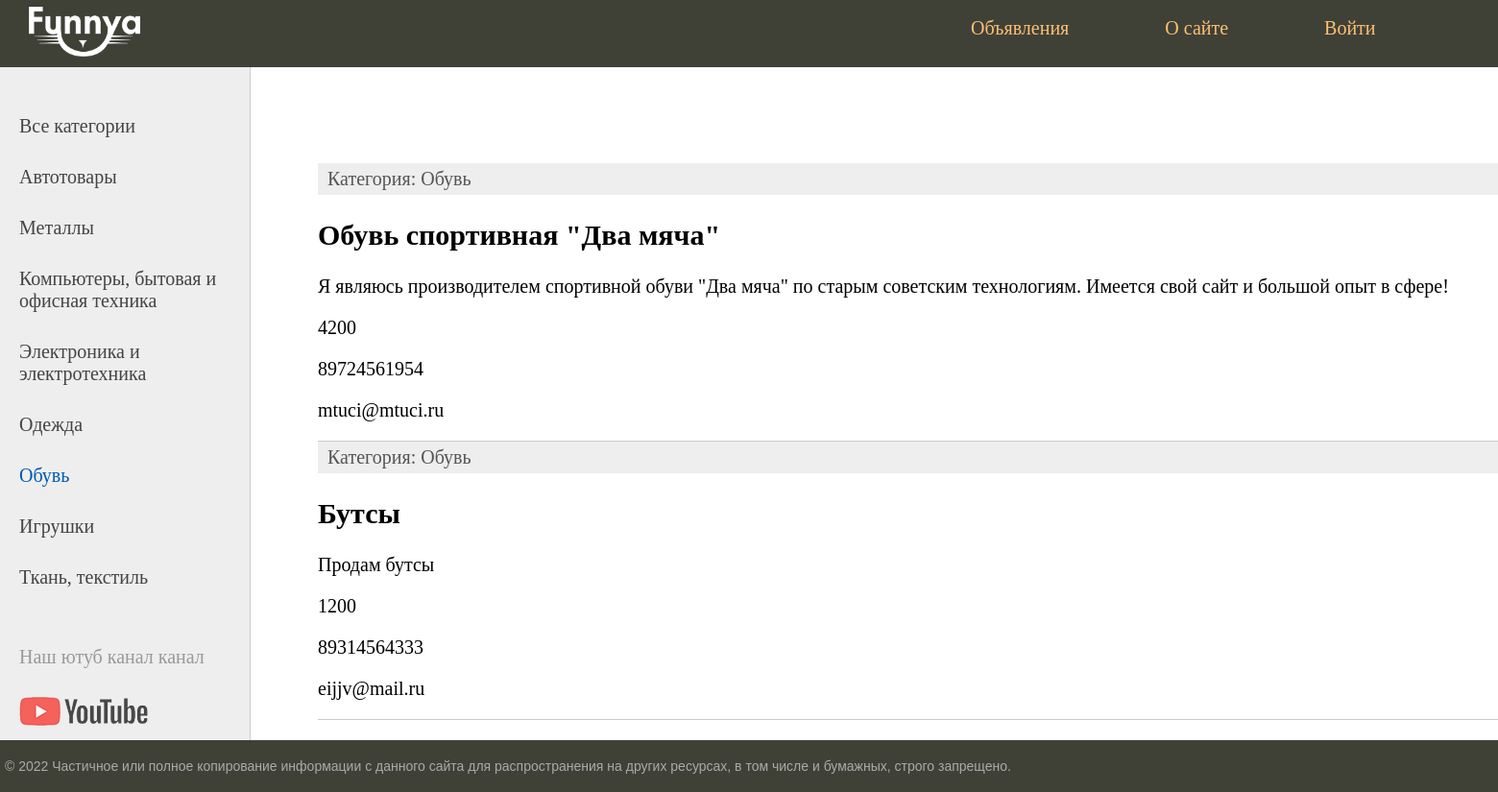
/category/6/, run on the app's committed database.
### ad/models.py (models this page shows, shortened)
class Category(models.Model):
    name = models.CharField(max_length=100, db_index=True)
    def __str__(self):
        return self.name
    def get_absolute_url(self):
        return reverse('category', kwargs={'cat_id': self.pk})

class Announcement(models.Model):
    title = models.CharField(max_length=255)
    category = models.CharField(max_length=255)
    photo = models.ImageField(upload_to='photos/%Y/%m/%d/')
    description = models.TextField(max_length=255)
    cost = models.IntegerField(max_length=255)
    phone = models.IntegerField(max_length=11)
    mail = models.CharField(max_length=255)
    time_create = models.DateField(auto_now_add=True)
    time_update = models.DateField(auto_now=True)
    is_published = models.BooleanField(default=True)
    cat = models.ForeignKey('Category', on_delete=models.PROTECT,
                            null=True)

### ad/views.py (the view)
# urls.py: path('category/<int:cat_id>/', show_category, name='category')
def show_category(request, cat_id):
    posts = Announcement.objects.filter(cat_id=cat_id)
    cats = Category.objects.all()
    context = {
        'posts': posts,
        'menu': menu,
        'cats': cats,
        'title': f'Активные объявления {cats[cat_id-1]}',
        'cat_selected': cat_id,
    }
    return render(request, 'ad/index.html', context=context)

### ad/templates/ad/index.html (shortened to what this page needs)
{% extends 'ad/base.html'%}
{% block content %}
<ul class="list-articles">
	{% for p in posts %}
			<li><div class="article-panel">
	<p class="first">Категория: {{p.cat}}</p>
</div>
				<h2>{{p.title}}</h2>
		        <p>{{ p.description }}</p>
		        <p>{{ p.cost }}</p>
		        <p>{{ p.phone }}</p>
		        <p>{{ p.mail }}</p>
	{% endfor %}
</ul>
{% endblock %}

### ad/templates/ad/base.html (shortened to what this page needs)
{% load static %}
<!DOCTYPE html>
<html>
<head>
	<link type="text/css" href="{% static 'ad/css/styles.css' %}" rel="stylesheet" />
</head>
<body>
<table class="table-page" border=0 cellpadding="0" cellspacing="0">
<tr><td valign=top>
{% block mainmenu %}
		<div class="header">
			<a href="{% url 'home' %}"><img class="logo" src="{% static 'ad/images/logo.png' %}"></img></a>
			<ul id="mainmenu" class="mainmenu">
{% for m in menu %}
	{% if not forloop.last %}
			<li><a href="{% url m.url_name %}">{{m.title}}</a></li>
	{% else %}
			<li class="last"><a href="{% url m.url_name %}">{{m.title}}</a></li>
	{% endif %}
{% endfor %}
			</ul>
			<div class="clear"></div>
		</div>
{% endblock mainmenu %}
<table class="table-content" border=0 cellpadding="0" cellspacing="0">
<tr>
	<td valign="top" class="left-chapters">
	<ul id="leftchapters">
{% if cat_selected == 0 %}
		<li class="selected">Все категории</li>
{% else %}
		<li><a href="{% url 'announcement' %}">Все категории</a></li>
{% endif %}
{% for c in cats%}
	{% if c.pk == cat_selected %}
		<li class="selected">{{c.name}}</li>
	{% else %}
		<li><a href="{{ c.get_absolute_url }}">{{c.name}}</a></li>
	{% endif %}
{% endfor %}
		<li class="share">
		<p>Наш ютуб канал канал</p>
		<a class="share-yt" href="https://www.youtube.com/watch?v=dQw4w9WgXcQ" target="_blank" rel="nofollow"></a>
		</li>
	</ul>
</td>
<td valign="top" class="content">
	<div class="content-text">
{% block content %}
{% endblock %}
	</div>
</td></tr></table>
</td></tr>
<tr><td valign=top>
	<div id="footer">
		<p>&copy; 2022 Частичное или полное копирование информации с данного сайта для распространения на других ресурсах, в том числе и бумажных, строго запрещено.</p>
	</div>
</td></tr></table>
</body>
</html>

### ad/static/ad/css/styles.css (style rules this page uses)
html, body { font-family: 'Monserat'; margin: 0; padding: 0; height: 100%; width: 100%; color: #444; }
a { color: #0059b2; text-decoration: none; }
img { max-width: 600px; height: auto; }
div.article-panel { background: #eee; padding: 5px 10px 5px 10px; box-sizing: border-box; overflow: hidden; color: #555; }
div.article-panel p.first { margin: 0; float: left; }
ul.list-articles { list-style: none; margin: 0; padding: 0; }
ul.list-articles li { border-bottom: 1px solid #ccc; }
.table-page { width: 100%; height: 100%; vertical-align: top; }
.table-page tr { height: 100%; }
.clear { clear: both; }
.header { background: #3F4137; height: 70px; display: grid; grid-template-columns: 951px 951px; }
.header a { color: #0059b2; text-decoration: none; margin-left: 30px; }
.logo { width: 116px; height: 52px; filter: invert(1); margin-top: 7px; }
ul.mainmenu { list-style: none; margin: 0; padding: 0; height: 60px; color: #fdc073; font-size: 20px; overflow: hidden; }
ul.mainmenu li { float: left; margin: 18px 40px 0 30px; }
ul.mainmenu li a { color: #fdc073; text-decoration: none; }
.table-content { width: 100%; min-height: 100%; height: 100%; }
.left-chapters { margin: 0; background: #eee; border-right: 1px solid #ccc; min-height: 100%; }
.left-chapters ul { width: 230px; min-height: 100%; margin: 0; padding: 20px 10px 10px 20px; list-style: none; font-size: 20px; }
.left-chapters ul li { margin: 30px 0 0 0; color: #999; }
.left-chapters ul li.selected { color: #0059b2; }
.left-chapters ul li a { color: #444; text-decoration: none; }
.left-chapters ul li.share { margin: 60px 0 0 0; }
.left-chapters ul li.share p { margin: 30px 0 30px 0; }
.left-chapters ul li.share a { display: inline-block; width: 40px; height: 40px; margin: 0 20px 0 0; }
.left-chapters ul li.share a.share-yt { width: 100%; height: 30px; background: url('../images/share_yt.png') no-repeat 0 0 }
.content { padding: 40px 20px 20px 40px; width: 100%; box-sizing: border-box; }
.content-text { margin: 60px 0 0 30px; color: #000; font-size: 20px; font-family: Yandex Sans Display Light; }
#footer { box-sizing: border-box; background: #3F4137; padding: 5px; color: #aaa; font-size: 14px; font-family: Verdana, Geneva, Arial, Helvetica; text-align: left; overflow: hidden; }

### data on the page
Category: name "Автотовары"
Category: name "Металлы"
Category: name "Компьютеры, бытовая и офисная техника"
Category: name "Электроника и электротехника"
Category: name "Одежда"
Category: name "Обувь"
Category: name "Игрушки"
Category: name "Ткань, текстиль"
Announcement: cat "Обувь", title "Обувь спортивная \"Два мяча\"", description "Я являюсь производителем спортивной обуви \"Два мяча\" по старым советским технологиям. Имеется свой сайт и большой опыт в сфере!", cost "4200", phone "89724561954", mail "mtuci@mtuci.ru"
Announcement: cat "Обувь", title "Бутсы", description "Продам бутсы", cost "1200", phone "89314564333", mail "eijjv@mail.ru"

### other printed values
{{ m.title }} "Объявления" "О сайте" "Войти"
